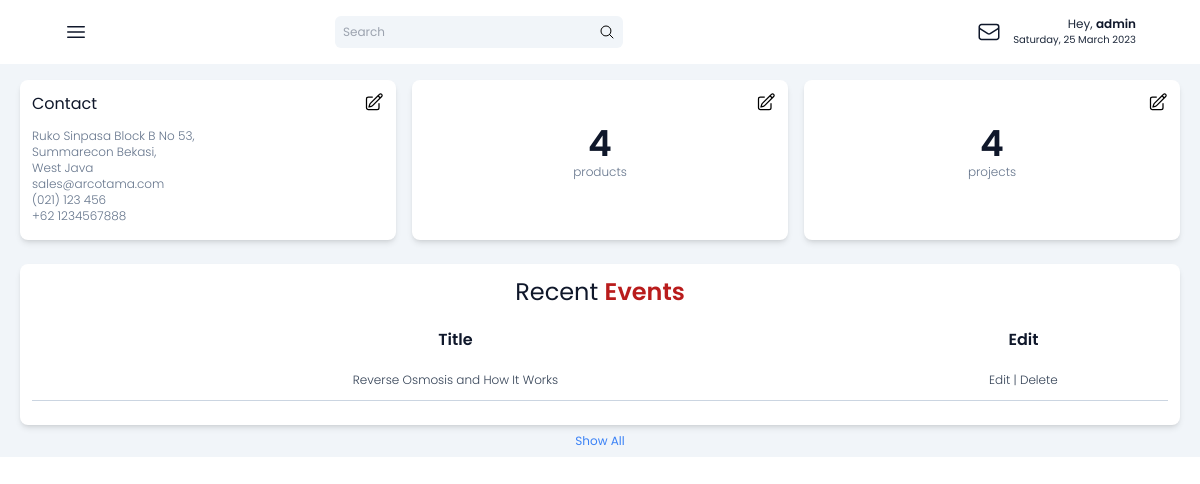
Page /setup/ (signed in) on the earlier database version.
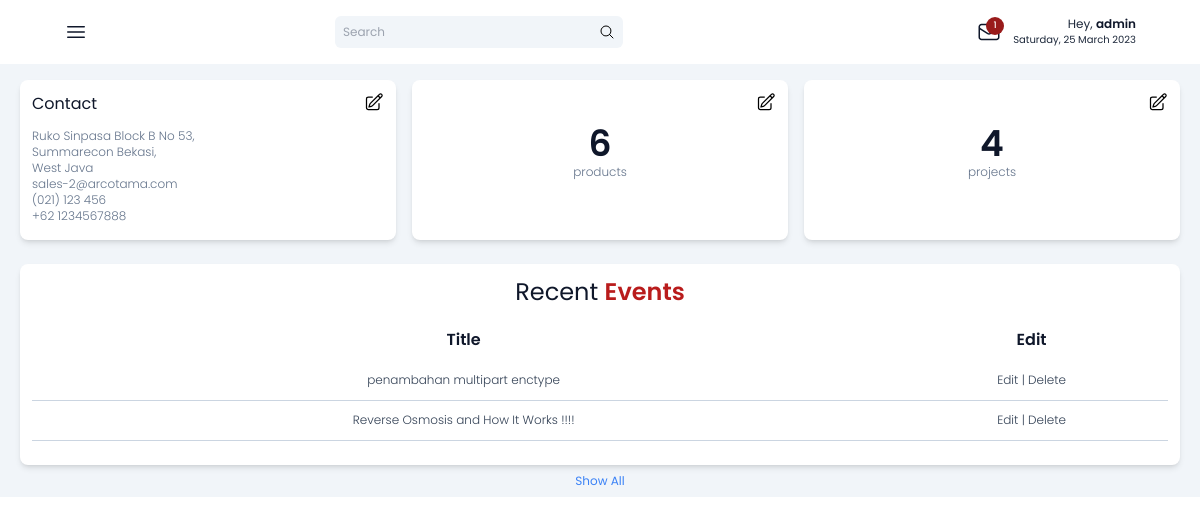
Same page on the later database version.
### post/models.py (models this page shows, shortened)
class Contact(models.Model):
    company_name=models.CharField(max_length=255, verbose_name='Company Name', default='Arcotama')
    address=models.CharField(max_length=255, verbose_name='Address')
    email=models.CharField(max_length=100, verbose_name='Email', default='sales@arcotama.com')
    phone=models.CharField(max_length=20, verbose_name='Phone', null=True, blank=True)
    mobile_phone=models.CharField(max_length=20, verbose_name='Mobile Phone', default=1234567888)
    site_map_url = models.URLField(max_length=255, verbose_name='Site Map', blank=True, null=True)
    iframe = models.TextField(verbose_name='Iframe', blank=True, null=True)
    facebook_url=models.URLField(max_length=150, verbose_name='Facebook', blank=True, null=True)
    linkedin_url=models.URLField(max_length=150, verbose_name='Linkedin', blank=True, null=True)
    instagram_url=models.URLField(max_length=150, verbose_name='Instagram', blank=True, null=True)

class Post(models.Model):
    title = models.CharField(max_length=255, verbose_name="Title")
    slug = models.SlugField(unique=True, editable=False)
    location = models.CharField(max_length=25,verbose_name="Location")
    content = RichTextUploadingField(verbose_name="Content")
    publish = models.DateTimeField(auto_now_add=True, verbose_name='Published')
    picture = models.ImageField(upload_to='uploads/%Y/%m/%d', verbose_name='Picture', default='uploads/no-image.jpg')
    category = models.ForeignKey(Category, on_delete=models.CASCADE, verbose_name='Category')
    status=models.CharField(max_length=100, choices=STATUS_CHOICES, default='draft',verbose_name='Status')
    class Meta:
        verbose_name = 'Post'
        verbose_name_plural = 'Posts'

### setup/views.py (the view)
# urls.py: path('', IndexListView.as_view(), name='index'),
class IndexListView(LoginRequiredMixin,ListView):
    model = Post
    template_name = 'setup/index.html'
    context_object_name = 'events'
    def get_queryset(self):
        event_category = get_object_or_404(Category, title__icontains='event')
        events = Post.objects.filter(category=event_category)
        return events.order_by('-publish')
    def get_context_data(self, **kwargs):
        context = super().get_context_data(**kwargs)
        product_category = get_object_or_404(Category, title__icontains='product')
        products = Post.objects.filter(category=product_category)
        project_category = get_object_or_404(Category, title__icontains='project')
        projects = Post.objects.filter(category=project_category)
        context['title']= 'Dashboard'
        context['message_count'] = Message.objects.filter(status_message ='unread').count()
        context['datetime']= datetime.now().strftime("%A, %d %B %Y ")
        context['contact']=Contact.objects.all()
        context['abouts']=About.objects.all()
        context['product_count']=products.count()
        context['project_count']=projects.count()
        return context

### setup/templates/setup/index.html (shortened to what this page needs)
{% extends '../arcotama_admin.html' %} {% load static %} {% block content %}
<main class="col-span-full md:col-span-3 md:grid-rows-3 mt-3 xl:mt-16 md:px-5 px-16">
  <h1 class="font-semibold text-3xl my-1 md:my-3 text-red-700">{{ title }}</h1>
  <section class="grid grid-cols-1 md:grid-cols-3 gap-1 md:gap-4 md:my-3">
    <div class="bg-white rounded-lg shadow-md my-2 h-40 max-w-60 p-3 pointer hover:shadow-none w-full">
      <div class="flex justify-between mb-3">
        <h1 class="text-slate-900">Contact</h1>
        {% for item in contact %}
        <a href=" {% url 'setup:edit-contact' item.pk %} " class="">
          {% endfor %}
        </a>
      </div>
      {% for item in contact %}
      <div class="text-slate-500 font-light text-xs">
        <h3>{{ item.address|safe }}</h3>
        <h3>{{item.email}}</h3>
        <h3>{{item.phone}}</h3>
        <h3>+62 {{ item.mobile_phone }}</h3>
      </div>
      {% endfor %}
    </div>
    <div class="bg-white rounded-lg shadow-md my-2 h-40 max-w-60 p-3 pointer hover:shadow-none w-full">
      <div class="flex justify-between mb-3">
        <a href=" {% url 'setup:post' %} " class=""
          >
        </a>
      </div>
      <div class="text-slate-500 font-light text-xs flex flex-col items-center">
        <h1 class="text-4xl text-slate-900 font-semibold">{{product_count}}</h1>
        <h5>products</h5>
      </div>
    </div>
    <div class="bg-white rounded-lg shadow-md my-2 h-40 max-w-60 p-3 pointer hover:shadow-none w-full">
      <div class="flex justify-between mb-3">
        <a href="{% url 'setup:post' %}" class=""
          >
        </a>
      </div>
      <div class="text-slate-500 font-light text-xs flex flex-col items-center">
        <h1 class="text-4xl text-slate-900 font-semibold">{{project_count}}</h1>
        <h5>projects</h5>
      </div>
    </div>
  </section>
  <section class="bg-white rounded-lg shadow-md text-xs font-normal text-slate-900 mt-4 p-3 text-center">
    <h1 class="text-center text-slate-900 font-normal text-2xl">Recent <span class="font-semibold text-red-700">Events</span></h1>
    <table class="table-auto my-3 w-full p-40">
      <thead>
        <tr class="text-slate-900 text-base h-10">
          <th class="font-semibold">Title</th>
          <th class="font-semibold">Edit</th>
        </tr>
      </thead>
      <tbody>
        {% for event in events %}
        <tr class="text-slate-700 text-xs font-light h-10 border-b-[1px] border-slate-300">
          <td class="">{{event.title}}</td>
          <td><a href=" {% url 'setup:edit-post' event.slug %} ">Edit</a> | <a href="{% url 'setup:delete' event.slug %}">Delete</a></td>
        </tr>
        {% endfor %}
      </tbody>
    </table>
  </section>
  <div class="flex justify-center">
    <a href="{% url 'setup:post' %}" class="text-blue-500 text-justify text-xs my-2 font-normal">Show All</a>
  </div>
</main>
{% endblock content %}

### templates/snippets/admin-topbar.html (shortened to what this page needs)
{% load static %}
<div class="flex justify-around md:justify-end space-x-4 items-center relative">
    <a href="{% url 'setup:messages' %}" class="text-slate-900 scale-150"
      >
      {% if not message_count == 0 %}
      <span class="absolute p-px w-4 h-4 rounded-full bg-red-800 text-white notif flex justify-center items-center scale-75 -top-1 -right-1">{{message_count}}</span>
      {% endif %}
    </a>
    <span class="flex flex-col items-end">
      <p class="text-xs text-slate-800">Hey, <span class="text-xs font-semibold text-slate-900">{{user}}</span></p>
      <p class="hidden md:block text-xxs text-slate-800">{{datetime}}</p>
    </span>
  </div>
</section>

Differences in the rows shown:
changed Contact "Ruko Sinpasa Block B No 53, Summarecon Bekasi, West Java": email "sales@arcotama.com" → "sales-2@arcotama.com"
added Post: title "penambahan multipart enctype"
changed Post: title "Reverse Osmosis and How It Works" → "Reverse Osmosis and How It Works !!!!"
Other differences:
{{ message_count }}: (not shown) → "1"
{{ product_count }}: "4" → "6"
